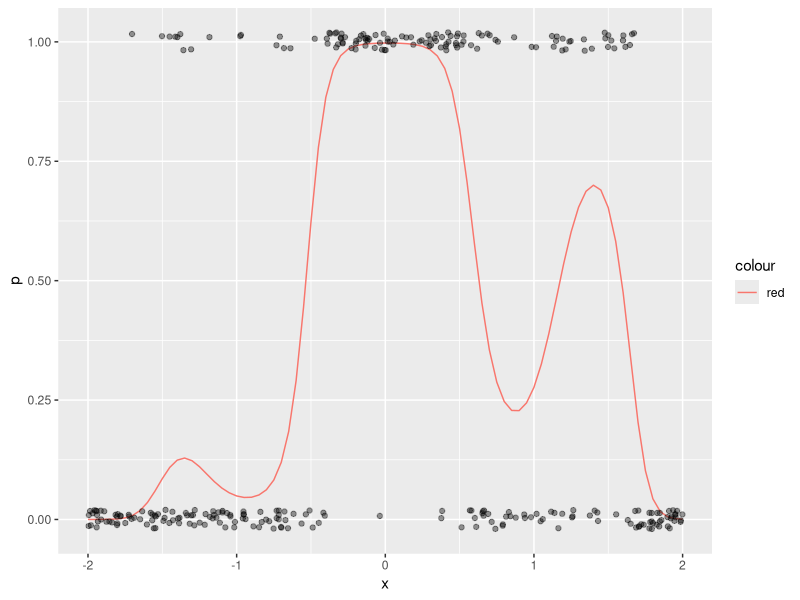
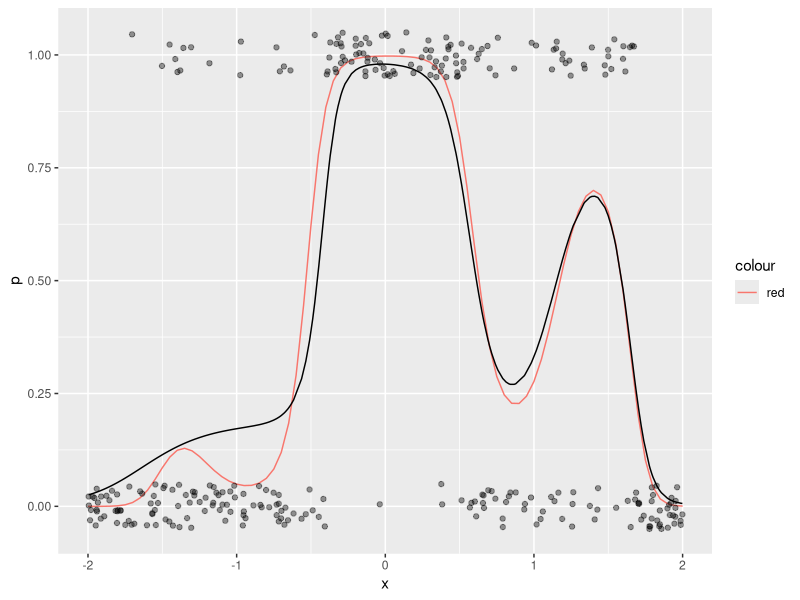
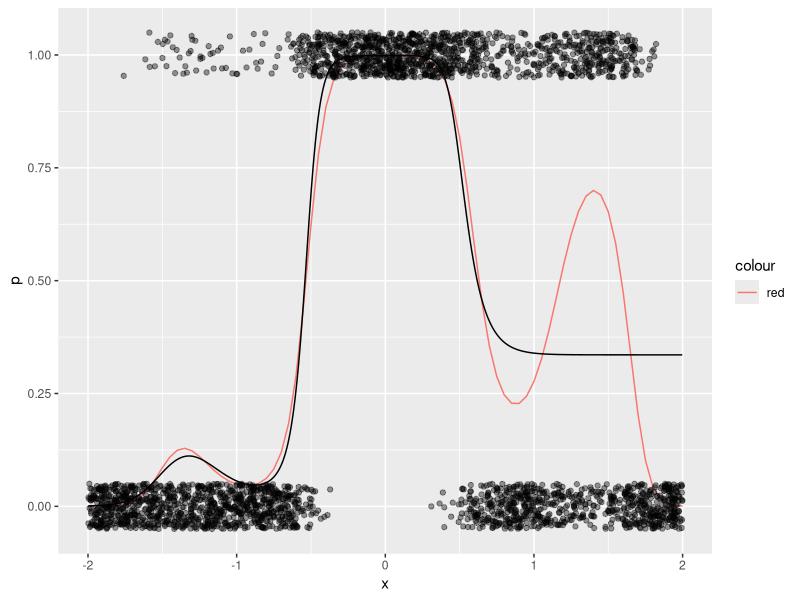
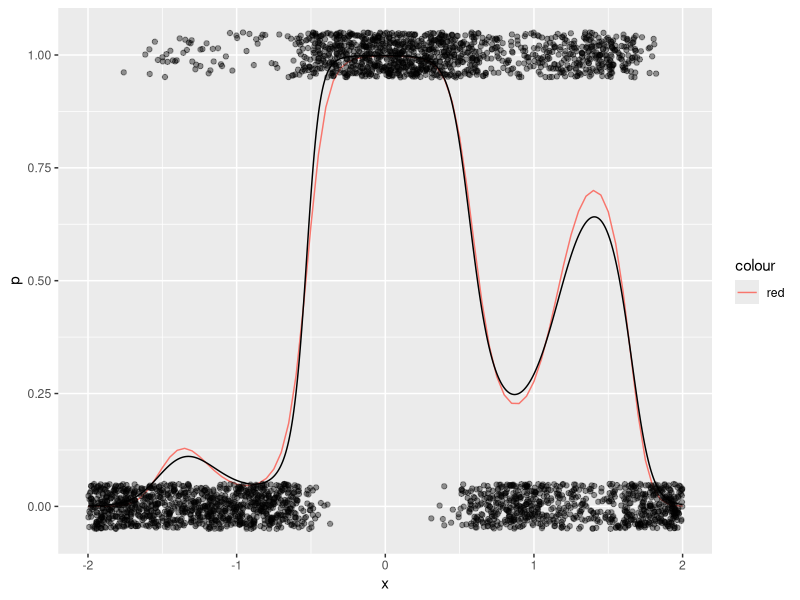

R code for these plots, in order:
## ---- chunk 1
library(ggplot2)
set.seed(923)
h <- function(x){
    exp(x)/(1+exp(x))
}
x <- seq(-2,2,0.05)
p <- h(3 + x- 3*x^2 + 3*cos(4*x))
set.seed(2801572)
x.2 <- runif(300, -2, 2)
g.2 <- rbinom(300, 1, h(3 + x.2- 3*x.2^2 + 3*cos(4*x.2)))
datos <- data.frame(x.2,g.2)
dat.p <- data.frame(x,p)
g <- qplot(x,p, geom='line', col='red')
g + geom_jitter(data = datos, aes(x=x.2,y=g.2), col ='black',
  position =position_jitter(height=0.02), alpha=0.4)
## ---- chunk 2
library(nnet)
set.seed(34)
red <- nnet(g.2~ x.2, data=datos, size=5, entropy=TRUE, decay=0.01, maxit=1000) 
datos$p_red <- predict(red)
g + geom_jitter(data = datos, aes(x=x.2,y=g.2), col ='black',
  position =position_jitter(height=0.05), alpha=0.4) +
  geom_line(data = datos, aes(x=x.2, y=p_red), colour='black')
## ---- chunk 3
set.seed(280572)
x.2 <- runif(3000, -2, 2)
g.2 <- rbinom(3000, 1, h(3 + x.2- 3*x.2^2 + 3*cos(4*x.2)))
datos <- data.frame(x.2,g.2)
dat.p <- data.frame(x,p)
set.seed(234) 
#set.seed(23416)
red <- nnet(g.2~ x.2, data=datos, size=5, entropy=TRUE, decay=0.01, maxit=1000) 
datos$p_red <- predict(red)
g + geom_jitter(data = datos, aes(x=x.2,y=g.2), col ='black',
  position =position_jitter(height=0.05), alpha=0.4) +
  geom_line(data = datos, aes(x=x.2, y=p_red), colour='black')
## ---- chunk 4
set.seed(9343)
red <- nnet(g.2~ x.2, data=datos, size=7, entropy=TRUE, decay=0.01, maxit=1000) 
datos$p_red <- predict(red)
g + geom_jitter(data = datos, aes(x=x.2,y=g.2), col ='black',
  position =position_jitter(height=0.05), alpha=0.4) +
  geom_line(data = datos, aes(x=x.2, y=p_red), colour='black')
